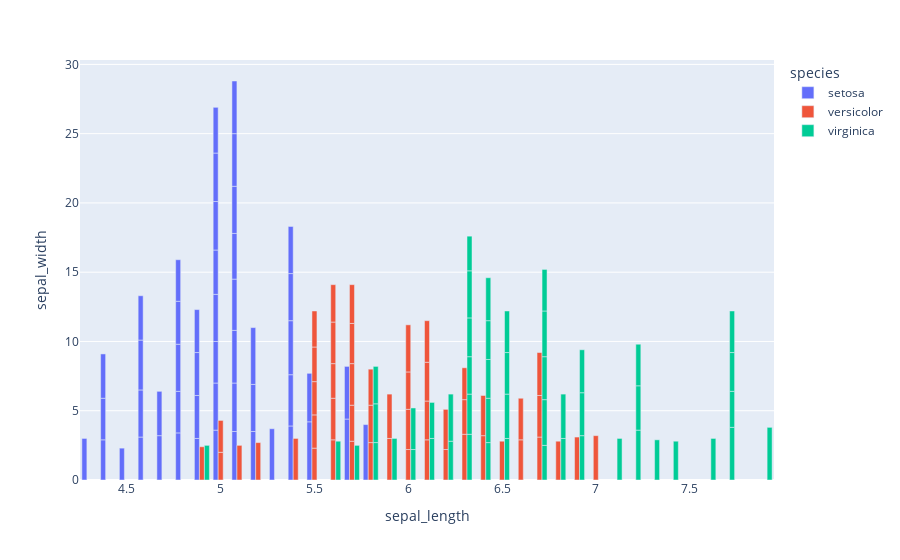

Notebook cell for this chart:
### Code cell
px.bar(iris, x='sepal_length', y = 'sepal_width', barmode = 'group', color = "species")

### Figure 1 — Plotly figure (JSON) as saved in the notebook; plotly's stock layout.template omitted (floating-point values rounded to 4 significant figures)
{"data": [{"alignmentgroup": "True", "hovertemplate": "species=setosa<br>sepal_length=%{x}<br>sepal_width=%{y}<extra></extra>", "legendgroup": "setosa", "marker": {"color": "#636efa", "pattern": {"shape": ""}}, "name": "setosa", "offsetgroup": "setosa", "orientation": "v", "showlegend": true, "textposition": "auto", "type": "bar", "x": [5.1, 4.9, 4.7, 4.6, 5, 5.4, 4.6, 5, 4.4, 4.9, 5.4, 4.8, 4.8, 4.3, 5.8, 5.7, 5.4, 5.1, 5.7, 5.1, 5.4, 5.1, 4.6, 5.1, 4.8, 5, 5, 5.2, 5.2, 4.7, 4.8, 5.4, 5.2, 5.5, 4.9, 5, 5.5, 4.9, 4.4, 5.1, 5, 4.5, 4.4, 5, 5.1, 4.8, 5.1, 4.6, 5.3, 5], "xaxis": "x", "y": [3.5, 3, 3.2, 3.1, 3.6, 3.9, 3.4, 3.4, 2.9, 3.1, 3.7, 3.4, 3, 3, 4, 4.4, 3.9, 3.5, 3.8, 3.8, 3.4, 3.7, 3.6, 3.3, 3.4, 3, 3.4, 3.5, 3.4, 3.2, 3.1, 3.4, 4.1, 4.2, 3.1, 3.2, 3.5, 3.1, 3, 3.4, 3.5, 2.3, 3.2, 3.5, 3.8, 3, 3.8, 3.2, 3.7, 3.3], "yaxis": "y"}, {"alignmentgroup": "True", "hovertemplate": "species=versicolor<br>sepal_length=%{x}<br>sepal_width=%{y}<extra></extra>", "legendgroup": "versicolor", "marker": {"color": "#EF553B", "pattern": {"shape": ""}}, "name": "versicolor", "offsetgroup": "versicolor", "orientation": "v", "showlegend": true, "textposition": "auto", "type": "bar", "x": [7, 6.4, 6.9, 5.5, 6.5, 5.7, 6.3, 4.9, 6.6, 5.2, 5, 5.9, 6, 6.1, 5.6, 6.7, 5.6, 5.8, 6.2, 5.6, 5.9, 6.1, 6.3, 6.1, 6.4, 6.6, 6.8, 6.7, 6, 5.7, 5.5, 5.5, 5.8, 6, 5.4, 6, 6.7, 6.3, 5.6, 5.5, 5.5, 6.1, 5.8, 5, 5.6, 5.7, 5.7, 6.2, 5.1, 5.7], "xaxis": "x", "y": [3.2, 3.2, 3.1, 2.3, 2.8, 2.8, 3.3, 2.4, 2.9, 2.7, 2, 3, 2.2, 2.9, 2.9, 3.1, 3, 2.7, 2.2, 2.5, 3.2, 2.8, 2.5, 2.8, 2.9, 3, 2.8, 3, 2.9, 2.6, 2.4, 2.4, 2.7, 2.7, 3, 3.4, 3.1, 2.3, 3, 2.5, 2.6, 3, 2.6, 2.3, 2.7, 3, 2.9, 2.9, 2.5, 2.8], "yaxis": "y"}, {"alignmentgroup": "True", "hovertemplate": "species=virginica<br>sepal_length=%{x}<br>sepal_width=%{y}<extra></extra>", "legendgroup": "virginica", "marker": {"color": "#00cc96", "pattern": {"shape": ""}}, "name": "virginica", "offsetgroup": "virginica", "orientation": "v", "showlegend": true, "textposition": "auto", "type": "bar", "x": [6.3, 5.8, 7.1, 6.3, 6.5, 7.6, 4.9, 7.3, 6.7, 7.2, 6.5, 6.4, 6.8, 5.7, 5.8, 6.4, 6.5, 7.7, 7.7, 6, 6.9, 5.6, 7.7, 6.3, 6.7, 7.2, 6.2, 6.1, 6.4, 7.2, 7.4, 7.9, 6.4, 6.3, 6.1, 7.7, 6.3, 6.4, 6, 6.9, 6.7, 6.9, 5.8, 6.8, 6.7, 6.7, 6.3, 6.5, 6.2, 5.9], "xaxis": "x", "y": [3.3, 2.7, 3, 2.9, 3, 3, 2.5, 2.9, 2.5, 3.6, 3.2, 2.7, 3, 2.5, 2.8, 3.2, 3, 3.8, 2.6, 2.2, 3.2, 2.8, 2.8, 2.7, 3.3, 3.2, 2.8, 3, 2.8, 3, 2.8, 3.8, 2.8, 2.8, 2.6, 3, 3.4, 3.1, 3, 3.1, 3.1, 3.1, 2.7, 3.2, 3.3, 3, 2.5, 3, 3.4, 3], "yaxis": "y"}], "layout": {"barmode": "group", "legend": {"title": {"text": "species"}, "tracegroupgap": 0}, "margin": {"t": 60}, "xaxis": {"anchor": "y", "domain": [0, 1], "title": {"text": "sepal_length"}}, "yaxis": {"anchor": "x", "domain": [0, 1], "title": {"text": "sepal_width"}}}}
